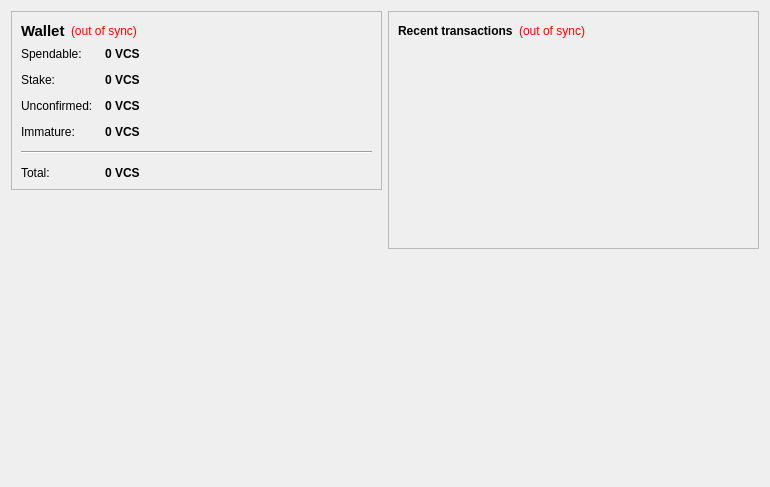
<?xml version="1.0" encoding="UTF-8"?>
<ui version="4.0">
 <class>OverviewPage</class>
 <widget class="QWidget" name="OverviewPage">
  <property name="geometry">
   <rect>
    <x>0</x>
    <y>0</y>
    <width>770</width>
    <height>487</height>
   </rect>
  </property>
  <property name="windowTitle">
   <string>Form</string>
  </property>
  <layout class="QHBoxLayout" name="horizontalLayout" stretch="1,1">
   <item>
    <layout class="QVBoxLayout" name="verticalLayout_2">
     <item>
      <widget class="QFrame" name="frame">
       <property name="frameShape">
        <enum>QFrame::StyledPanel</enum>
       </property>
       <property name="frameShadow">
        <enum>QFrame::Raised</enum>
       </property>
       <layout class="QVBoxLayout" name="verticalLayout_4">
        <item>
         <layout class="QHBoxLayout" name="horizontalLayout_4">
          <item>
           <widget class="QLabel" name="label_5">
            <property name="font">
             <font>
              <pointsize>11</pointsize>
              <weight>75</weight>
              <bold>true</bold>
             </font>
            </property>
            <property name="text">
             <string>Wallet</string>
            </property>
           </widget>
          </item>
          <item>
           <widget class="QLabel" name="labelWalletStatus">
            <property name="toolTip">
             <string>The displayed information may be out of date. Your wallet automatically synchronizes with the ViceChips network after a connection is established, but this process has not completed yet.</string>
            </property>
            <property name="styleSheet">
             <string notr="true">QLabel { color: red; }</string>
            </property>
            <property name="text">
             <string notr="true">(out of sync)</string>
            </property>
            <property name="alignment">
             <set>Qt::AlignLeading|Qt::AlignLeft|Qt::AlignVCenter</set>
            </property>
           </widget>
          </item>
          <item>
           <spacer name="horizontalSpacer_2">
            <property name="orientation">
             <enum>Qt::Horizontal</enum>
            </property>
            <property name="sizeHint" stdset="0">
             <size>
              <width>40</width>
              <height>20</height>
             </size>
            </property>
           </spacer>
          </item>
         </layout>
        </item>
        <item>
         <layout class="QFormLayout" name="formLayout_2">
          <property name="fieldGrowthPolicy">
           <enum>QFormLayout::AllNonFixedFieldsGrow</enum>
          </property>
          <property name="horizontalSpacing">
           <number>12</number>
          </property>
          <property name="verticalSpacing">
           <number>12</number>
          </property>
          <item row="0" column="0">
           <widget class="QLabel" name="label">
            <property name="text">
             <string>Spendable:</string>
            </property>
           </widget>
          </item>
          <item row="0" column="1">
           <widget class="QLabel" name="labelBalance">
            <property name="font">
             <font>
              <weight>75</weight>
              <bold>true</bold>
             </font>
            </property>
            <property name="cursor">
             <cursorShape>IBeamCursor</cursorShape>
            </property>
            <property name="toolTip">
             <string>Your current spendable balance</string>
            </property>
            <property name="text">
             <string notr="true">0 VCS</string>
            </property>
            <property name="textInteractionFlags">
             <set>Qt::LinksAccessibleByMouse|Qt::TextSelectableByKeyboard|Qt::TextSelectableByMouse</set>
            </property>
           </widget>
          </item>
          <item row="1" column="0">
           <widget class="QLabel" name="label_6">
            <property name="text">
             <string>Stake:</string>
            </property>
           </widget>
          </item>
          <item row="1" column="1">
           <widget class="QLabel" name="labelStake">
            <property name="font">
             <font>
              <weight>75</weight>
              <bold>true</bold>
             </font>
            </property>
            <property name="cursor">
             <cursorShape>IBeamCursor</cursorShape>
            </property>
            <property name="toolTip">
             <string>Total of coins that was staked, and do not yet count toward the current balance</string>
            </property>
            <property name="text">
             <string notr="true">0 VCS</string>
            </property>
            <property name="textInteractionFlags">
             <set>Qt::LinksAccessibleByMouse|Qt::TextSelectableByKeyboard|Qt::TextSelectableByMouse</set>
            </property>
           </widget>
          </item>
          <item row="2" column="0">
           <widget class="QLabel" name="label_3">
            <property name="text">
             <string>Unconfirmed:</string>
            </property>
           </widget>
          </item>
          <item row="2" column="1">
           <widget class="QLabel" name="labelUnconfirmed">
            <property name="font">
             <font>
              <weight>75</weight>
              <bold>true</bold>
             </font>
            </property>
            <property name="cursor">
             <cursorShape>IBeamCursor</cursorShape>
            </property>
            <property name="toolTip">
             <string>Total of transactions that have yet to be confirmed, and do not yet count toward the current balance</string>
            </property>
            <property name="text">
             <string notr="true">0 VCS</string>
            </property>
            <property name="textInteractionFlags">
             <set>Qt::LinksAccessibleByMouse|Qt::TextSelectableByKeyboard|Qt::TextSelectableByMouse</set>
            </property>
           </widget>
          </item>
          <item row="3" column="0">
           <widget class="QLabel" name="labelImmatureText">
            <property name="text">
             <string>Immature:</string>
            </property>
           </widget>
          </item>
          <item row="3" column="1">
           <widget class="QLabel" name="labelImmature">
            <property name="font">
             <font>
              <weight>75</weight>
              <bold>true</bold>
             </font>
            </property>
            <property name="toolTip">
             <string>Mined balance that has not yet matured</string>
            </property>
            <property name="text">
             <string notr="true">0 VCS</string>
            </property>
            <property name="textInteractionFlags">
             <set>Qt::LinksAccessibleByMouse|Qt::TextSelectableByKeyboard|Qt::TextSelectableByMouse</set>
            </property>
           </widget>
          </item>
          <item row="4" column="0" colspan="2">
           <widget class="Line" name="line">
            <property name="orientation">
             <enum>Qt::Horizontal</enum>
            </property>
           </widget>
          </item>
          <item row="5" column="0">
           <widget class="QLabel" name="labelTotalText">
            <property name="text">
             <string>Total:</string>
            </property>
           </widget>
          </item>
          <item row="5" column="1">
           <widget class="QLabel" name="labelTotal">
            <property name="font">
             <font>
              <weight>75</weight>
              <bold>true</bold>
             </font>
            </property>
            <property name="cursor">
             <cursorShape>IBeamCursor</cursorShape>
            </property>
            <property name="toolTip">
             <string>Your current total balance</string>
            </property>
            <property name="text">
             <string notr="true">0 VCS</string>
            </property>
            <property name="textInteractionFlags">
             <set>Qt::LinksAccessibleByMouse|Qt::TextSelectableByKeyboard|Qt::TextSelectableByMouse</set>
            </property>
           </widget>
          </item>
         </layout>
        </item>
       </layout>
      </widget>
     </item>
     <item>
      <spacer name="verticalSpacer">
       <property name="orientation">
        <enum>Qt::Vertical</enum>
       </property>
       <property name="sizeHint" stdset="0">
        <size>
         <width>20</width>
         <height>40</height>
        </size>
       </property>
      </spacer>
     </item>
     <item>
      <widget class="QLabel" name="label_2">
       <property name="autoFillBackground">
        <bool>true</bool>
       </property>
       <property name="text">
        <string/>
       </property>
       <property name="pixmap">
        <pixmap resource="../bitcoin.qrc">:/icons/drmbg</pixmap>
       </property>
       <property name="scaledContents">
        <bool>false</bool>
       </property>
       <property name="margin">
        <number>0</number>
       </property>
      </widget>
     </item>
    </layout>
   </item>
   <item>
    <layout class="QVBoxLayout" name="verticalLayout_3">
     <item>
      <widget class="QFrame" name="frame_2">
       <property name="frameShape">
        <enum>QFrame::StyledPanel</enum>
       </property>
       <property name="frameShadow">
        <enum>QFrame::Raised</enum>
       </property>
       <layout class="QVBoxLayout" name="verticalLayout">
        <item>
         <layout class="QHBoxLayout" name="horizontalLayout_2">
          <item>
           <widget class="QLabel" name="label_4">
            <property name="text">
             <string>&lt;b&gt;Recent transactions&lt;/b&gt;</string>
            </property>
           </widget>
          </item>
          <item>
           <widget class="QLabel" name="labelTransactionsStatus">
            <property name="toolTip">
             <string>The displayed information may be out of date. Your wallet automatically synchronizes with the ViceChips network after a connection is established, but this process has not completed yet.</string>
            </property>
            <property name="styleSheet">
             <string notr="true">QLabel { color: red; }</string>
            </property>
            <property name="text">
             <string notr="true">(out of sync)</string>
            </property>
            <property name="alignment">
             <set>Qt::AlignRight|Qt::AlignTrailing|Qt::AlignVCenter</set>
            </property>
           </widget>
          </item>
          <item>
           <spacer name="horizontalSpacer">
            <property name="orientation">
             <enum>Qt::Horizontal</enum>
            </property>
            <property name="sizeHint" stdset="0">
             <size>
              <width>40</width>
              <height>20</height>
             </size>
            </property>
           </spacer>
          </item>
         </layout>
        </item>
        <item>
         <widget class="QListView" name="listTransactions">
          <property name="styleSheet">
           <string notr="true">QListView { background: transparent; }</string>
          </property>
          <property name="frameShape">
           <enum>QFrame::NoFrame</enum>
          </property>
          <property name="verticalScrollBarPolicy">
           <enum>Qt::ScrollBarAlwaysOff</enum>
          </property>
          <property name="horizontalScrollBarPolicy">
           <enum>Qt::ScrollBarAlwaysOff</enum>
          </property>
          <property name="selectionMode">
           <enum>QAbstractItemView::NoSelection</enum>
          </property>
         </widget>
        </item>
       </layout>
      </widget>
     </item>
     <item>
      <spacer name="verticalSpacer_2">
       <property name="orientation">
        <enum>Qt::Vertical</enum>
       </property>
       <property name="sizeHint" stdset="0">
        <size>
         <width>20</width>
         <height>40</height>
        </size>
       </property>
      </spacer>
     </item>
    </layout>
   </item>
  </layout>
 </widget>
 <resources/>
 <connections/>
</ui>
